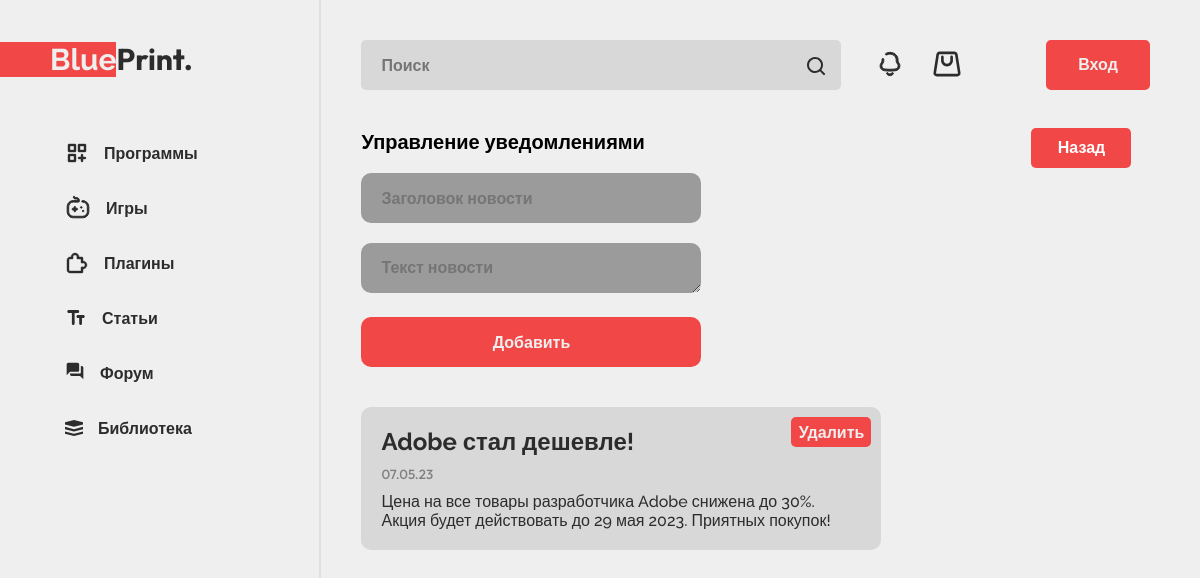
The page /php/editnoti.php on the database its author committed.
### tables this page shows
CREATE TABLE `notifications` (
  `id` int(11) NOT NULL,
  `name` varchar(250) NOT NULL,
  `text` text NOT NULL,
  `date` varchar(250) NOT NULL
);

### php/editnoti.php (the view, shortened to what this page needs)
<?php
include('../php/connect.php');
?>
<!DOCTYPE html>
<html lang="en">
<head>
    <link rel="stylesheet" href="/css/style.css">
    <link rel="stylesheet" href="/css/admin.css">
</head>
<body>
    <div id="content" class="content">
        <div class="navigation">
            <div class="logo">
                <div class="red"></div>
                <a href="/index.php">
                    <h1 class="logotype"><span style="background: #F24747; color: #EFEFEF;">Blue</span>Print.</h1>
                </a>
            </div>
            <div class="menu">
                <a class="nolink" href="/php/programs.php">
                    <div class="mbtn">
                        <p>Программы</p>
                    </div>
                </a>
                <a href="/php/games.php">
                    <div class="mbtn">
                        <p>Игры</p>
                    </div>
                </a>
                <a href="/php/plugins.php">
                    <div class="mbtn">
                        <p>Плагины</p>
                    </div>
                </a>
                <a href="/php/articles.php">
                    <div class="mbtn">
                        <p>Статьи</p>
                    </div>
                </a>
                <a href="/php/forum.php">
                    <div class="mbtn">
                        <p>Форум</p>
                    </div>
                </a>
                <a href="/php/library.php">
                    <div class="mbtn">
                        <p>Библиотека</p>
                    </div>
                </a>
            </div>
        </div>
        <div class="main">
            <div class="header">
                <div class="search">
                    <form action="/php/search.php" method="get">
                        <input type="text" name="result" placeholder="Поиск">
                        <button>
                        </button>
                    </form>
                </div>
                <div class="hbtns">
                    <a href="/php/notifications.php">
                    </a>
                    <a href="/php/basket.php">
                    </a>
                </div>
                <?php
                if ($_COOKIE['loged'] == ''):
                    ?>
                    <a href="/php/auth.php">
                        <div class="gotoauth">
                            <p>Вход</p>
                        </div>
                    </a>
                    <?php
                endif;
                ?>
            </div>
            <a href="/php/adminpanel.php">
                <div style="z-index:20" class="goback">
                    <p>Назад</p>
                </div>
            </a>
            <div class="mainprogs">
                <h3>Управление уведомлениями</h3>
                <form action="/code/addnoti.php" method="post" enctype="multipart/form-data"><br>
                    <input name="name" type="text" placeholder="Заголовок новости"><br>
                    <textarea name="text" id="" cols="30" rows="10" placeholder="Текст новости"></textarea><br>
                    <button>Добавить</button>
                </form>
                <?php
                $items = mysqli_query($connect, "SELECT * FROM `notifications`");
                $items = mysqli_fetch_all($items);
                foreach ($items as $item) {
                    echo '<div class="noti">
                        <a href="editnoti.php?delete='.$item[0].'">
                            <div class="deletenoti">
                                <p>Удалить</p>
                            </div>
                        </a>
                        <h2>' . $item[1] . '</h2>
                        <h5>' . $item[3] . '</h5>
                        <p>' . $item[2] . '</p>
                        </div>
                        ';
                }
                ?>
            </div>
        </div>
    </div>
</body>
</html>

### css/style.css (style rules this page uses)
* { padding: 0; margin: 0; text-decoration: none; outline: none; border: none; font-family: 'Raleway', sans-serif; transition: 0.15s; scrollbar-width: none; }
.content { width: 1380px; margin: auto; display: flex; }
body { background: #EFEFEF; overflow: hidden; }
.navigation { width: 270px; height: 100vh; border-right: 2px #DFDFDF solid; position: relative; }
.logo { display: flex; margin-top: 40px; }
.logotype { font-family: 'Outfit', sans-serif; font-size: 30px; font-weight: bold; position: relative; color: #2C2C2C; }
.red { background: #F24747; height: 35px; width: 30px; padding-right: 800px; margin-top: 2px; position: absolute; right: 230px; }
.menu { margin-top: 50px; width: 230px; }
.mbtn { height: 50px; display: flex; margin-bottom: 5px; border-radius: 5px; }
.mbtn p { font-size: 16px; font-weight: 700; margin-top: 16px; margin-left: 15px; color: #2C2C2C; }
.mbtn svg { margin-left: 15px; margin-top: 13px; }
.main { width: 1110px; height: 100vh; margin-left: 40px; overflow-y: scroll; overflow-x: visible; position: relative; }
.header { display: flex; margin-top: 40px; position: relative; width: 100%; }
.search input { background: #D8D8D8; border-radius: 5px; height: 50px; width: 750px; padding-left: 20px; color: #2C2C2C; font-weight: 600; font-size: 16px; }
.search button { background: red; height: 50px; cursor: pointer; }
.search button svg { margin-left: -60px; margin-bottom: -4px; }
.hbtns { height: 50px; width: 130px; margin-left: 30px; }
.hbtns svg { margin-top: 10px; }
.hbtns a { margin-right: 25px; }
.gotoauth { background: #F24747; height: 46px; width: 100px; border-radius: 5px; text-align: center; position: absolute; right: 0; border: 2px solid #F24747; }
.gotoauth p { color: #EFEFEF; font-weight: 700; padding-top: 13px; }
.mainprogs { width: 100%; position: relative; margin-top: 40px; }
.mainprogs h3 { font-size: 20px; }
.mainprogs input { height: 50px; width: 320px; background: #9B9B9B; border-radius: 10px; padding-left: 20px; color: #2C2C2C; font-size: 16px; font-weight: 600; margin-bottom: 20px; }
.mainprogs textarea { padding-top: 15px; height: 35px; max-width: 320px; min-width: 320px; background: #9B9B9B; border-radius: 10px; padding-left: 20px; color: #2C2C2C; font-size: 16px; font-weight: 600; margin-bottom: 20px; }
.mainprogs button { height: 50px; width: 340px; background: #F24747; border-radius: 10px; color: #EFEFEF; font-size: 16px; font-weight: 600; margin-bottom: 20px; }
.noti { width: 480px; padding: 20px; background: #D8D8D8; border-radius: 10px; margin-top: 20px; position: relative; }
.noti h2 { padding: 0; color: #2C2C2C; }
.noti h5 { font-family: 'Outfit', sans-serif; font-weight: 500; color: #808080; padding-top: 10px; }
.noti p { padding-top: 10px; font-weight: 500; color: #2C2C2C; }
.deletenoti { position: absolute; right: 10px; top: 10px; background: #F24747; height: 30px; width: 80px; text-align: center; border-radius: 5px; }
.deletenoti p { padding-top: 6px; font-weight: 700; color: #EFEFEF; }
@media (max-width: 1500px) { .content { width: 1100px; } }
@media (max-width: 1500px) { .main { width: 790px; } }
@media (max-width: 1500px) { .search input { width: 460px; } }

### css/admin.css (style rules this page uses)
.goback { position: absolute; top: 128px; left: 670px; width: 100px; height: 40px; background: #F24747; border-radius: 5px; text-align: center; }
.goback p { color: white; padding-top: 10px; font-weight: 600; }

### rows shown on the page
notifications: name "Adobe стал дешевле!", date "07.05.23", text "Цена на все товары разработчика Adobe снижена до 30%. Акция будет действовать до 29 мая 2023. Приятных покупок!"
